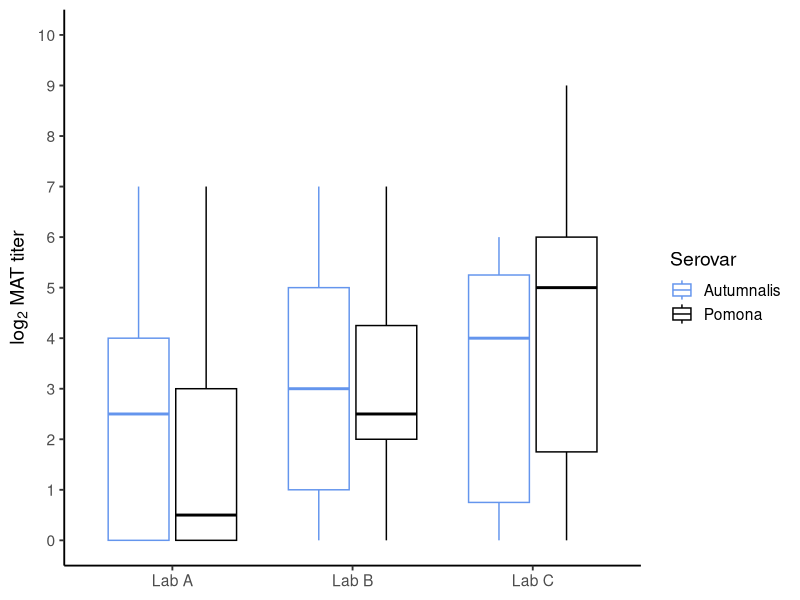
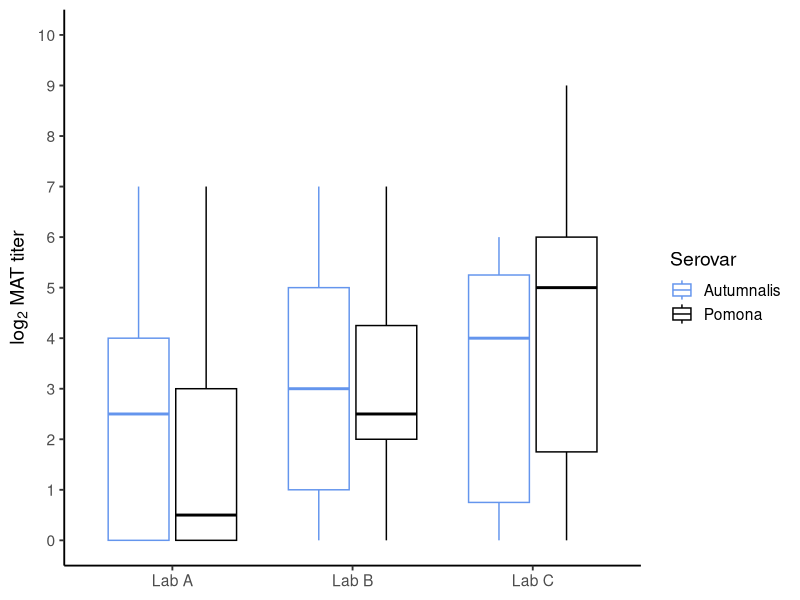

The R source for these figures, in order:
## ---------------------------
## This code was written by: r.o. mummah
## For questions: rom5173@ucla.edu
## Date Created: 2024-04-08
## ---------------------------

## ---------------------------
## Objective: 
##   Create a boxplot figure of MAT titers stratefied by Lab and Serovar
## 
## Input:
##   data/LabComparisons.csv
##
## Output: 
##   figures/figS5.png
##
## ---------------------------

## load packages ---------------------------
library(tidyverse)
library(magrittr)


## load data ---------------------------

data <- read.csv('data/LabComparisons.csv')


## Figure S5 ---------------------------

ggplot(data=data, aes(Lab, Titer, color = Serovar)) + 
  geom_boxplot() + 
  scale_color_manual(values = c("cornflowerblue","black"))  + 
  scale_y_continuous(limits=c(0,10), breaks=seq(0,10)) +
  labs(y = expression(paste(log[2]," MAT titer")),
       x = NULL) +
  theme_classic(base_size = 14)

ggsave('figures/figS5.png', 
       width = 6.5, height = 4, units = 'in', dpi=600)

# End script